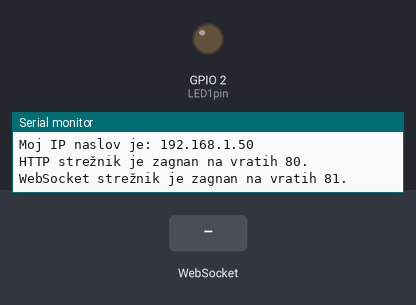
This program was run on a simulated ESP32. Shown: output pins drawn as LEDs (lit = HIGH), the last lines printed to the serial monitor. Inputs (shaded band) come from the test bench. WiFi joins after 1.5 s; servers stay silent unless stated; storage starts empty.

Above: at 3.7 s.
3.8 s: WebSocket text "1" received
At 4.2 s:
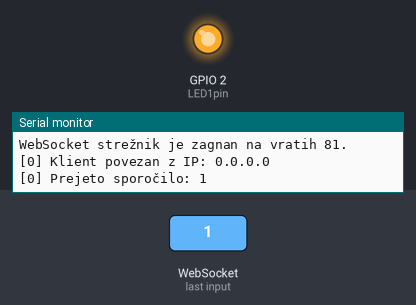
5.3 s: WebSocket text "0" received
At 6.5 s:
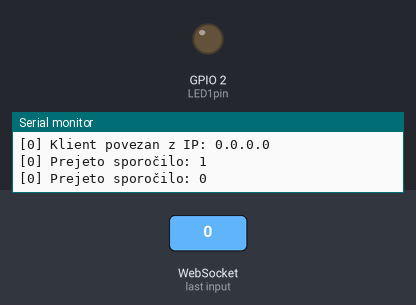
Timing chart, 0 to 8.3 s (numbered marks = the images above; inputs shaded):
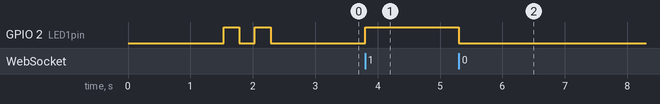

Measured:
- after the input at 3.8 s, GPIO 2 (LED1pin): LOW → HIGH at once
- after the input at 5.3 s, GPIO 2 (LED1pin): HIGH → LOW at once

The program:

main.cpp
```cpp
#include <Arduino.h>
#include <WiFi.h>
#include <WebServer.h>
#include <WebSocketsServer.h>
#include <LittleFS.h>

#include <secrets.h>
#include <wifi_log.h>

WebServer server(80);
WebSocketsServer webSocket = WebSocketsServer(81);

uint8_t LED1pin = 2;
bool LED1status = LOW;

void sendFile(const char* path) {
  File f = LittleFS.open(path, "r");
  if (!f) {
    server.send(404, "text/plain; charset=UTF-8", "Datoteka ne obstaja");
    return;
  }
  server.streamFile(f, "text/html; charset=UTF-8");
  f.close();
}

void handle_root() { sendFile("/index.html"); }

void onWebSocketEvent(uint8_t num, WStype_t type, uint8_t* payload, size_t length) {
  switch (type) {
    case WStype_CONNECTED: {
      IPAddress ip = webSocket.remoteIP(num);
      Serial.printf("[%u] Klient povezan z IP: %d.%d.%d.%d\n",
                    num, ip[0], ip[1], ip[2], ip[3]);
      break;
    }
    case WStype_DISCONNECTED: {
      Serial.printf("[%u] Klient odklopljen!\n", num);
      break;
    }
    case WStype_TEXT: {
      Serial.printf("[%u] Prejeto sporočilo: %s\n", num, payload);
      if (payload[0] == '1') {
        LED1status = HIGH;
      } else if (payload[0] == '0') {
        LED1status = LOW;
      }
      break;
    }
    default:
      break;
  }
}

void setup() {
  Serial.begin(115200);

  if (!LittleFS.begin()) {
    Serial.println("LittleFS mount failed — zaženi `pio run --target uploadfs`");
  } else {
    Serial.println("LittleFS priklopljen.");
  }

  printWifiTarget();
  WiFi.begin(WIFI_SSID, WIFI_PASSWORD);

  while (WiFi.status() != WL_CONNECTED) {
    delay(500);
    Serial.println("Povezovanje z WiFi omrežjem ...");
  }

  Serial.println("Povezava z WiFi omrežjem je vzpostavljena.");
  Serial.print("Moj IP naslov je: ");
  Serial.println(WiFi.localIP());

  server.on("/", handle_root);
  server.begin();
  Serial.println("HTTP strežnik je zagnan na vratih 80.");

  webSocket.begin();
  webSocket.onEvent(onWebSocketEvent);
  Serial.println("WebSocket strežnik je zagnan na vratih 81.");

  pinMode(LED1pin, OUTPUT);
  digitalWrite(LED1pin, HIGH); delay(250);
  digitalWrite(LED1pin, LOW);  delay(250);
  digitalWrite(LED1pin, HIGH); delay(250);
  digitalWrite(LED1pin, LOW);  delay(250);
}

void loop() {
  server.handleClient();
  webSocket.loop();

  digitalWrite(LED1pin, LED1status ? HIGH : LOW);
}
```
